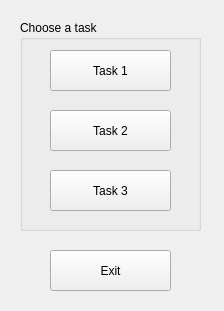
<?xml version="1.0" encoding="UTF-8"?>
<ui version="4.0">
 <class>MainWindow</class>
 <widget class="QMainWindow" name="MainWindow">
  <property name="geometry">
   <rect>
    <x>0</x>
    <y>0</y>
    <width>224</width>
    <height>311</height>
   </rect>
  </property>
  <property name="windowTitle">
   <string>MainWindow</string>
  </property>
  <widget class="QWidget" name="centralwidget">
   <widget class="QGroupBox" name="groupBox">
    <property name="geometry">
     <rect>
      <x>20</x>
      <y>20</y>
      <width>181</width>
      <height>211</height>
     </rect>
    </property>
    <property name="title">
     <string>Choose a task</string>
    </property>
    <widget class="QPushButton" name="btnTask1">
     <property name="geometry">
      <rect>
       <x>30</x>
       <y>30</y>
       <width>121</width>
       <height>41</height>
      </rect>
     </property>
     <property name="toolTip">
      <string>Run 'task 1'</string>
     </property>
     <property name="text">
      <string>Task 1</string>
     </property>
    </widget>
    <widget class="QPushButton" name="btnTask2">
     <property name="geometry">
      <rect>
       <x>30</x>
       <y>90</y>
       <width>121</width>
       <height>41</height>
      </rect>
     </property>
     <property name="toolTip">
      <string>Run 'task 2'</string>
     </property>
     <property name="text">
      <string>Task 2</string>
     </property>
    </widget>
    <widget class="QPushButton" name="btnTask3">
     <property name="geometry">
      <rect>
       <x>30</x>
       <y>150</y>
       <width>121</width>
       <height>41</height>
      </rect>
     </property>
     <property name="toolTip">
      <string>Run 'task 3'</string>
     </property>
     <property name="text">
      <string>Task 3</string>
     </property>
    </widget>
   </widget>
   <widget class="QPushButton" name="btnExit">
    <property name="geometry">
     <rect>
      <x>50</x>
      <y>250</y>
      <width>121</width>
      <height>41</height>
     </rect>
    </property>
    <property name="toolTip">
     <string>Exit application</string>
    </property>
    <property name="text">
     <string>Exit</string>
    </property>
   </widget>
  </widget>
 </widget>
 <resources/>
 <connections/>
</ui>
